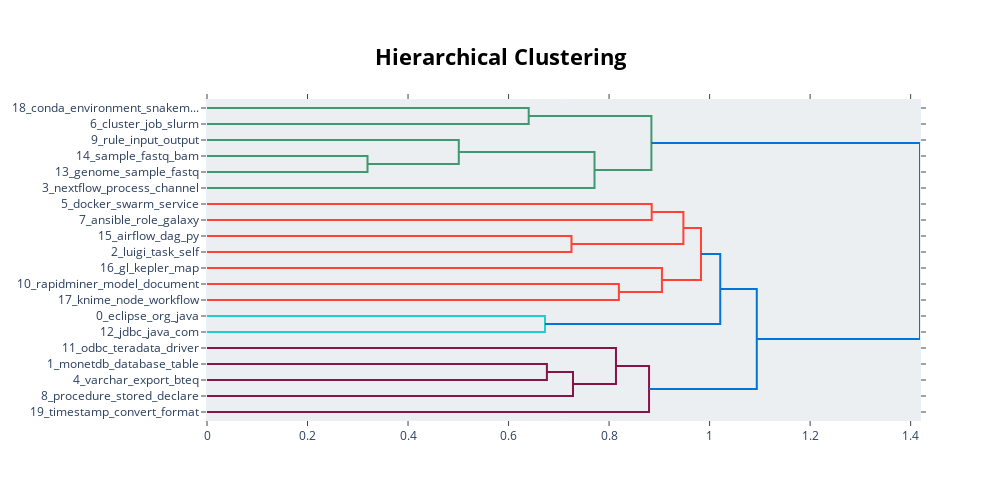

The notebook cell saved with this chart:
### Code cell
# visualize topic hierarchy
model.visualize_hierarchy(top_n_topics=20)

### Figure 1 — Plotly figure (JSON) as saved in the notebook; plotly's stock layout.template omitted (floating-point values rounded to 4 significant figures)
{"data": [{"hoverinfo": "text", "marker": {"color": "rgb(61,153,112)"}, "mode": "lines", "type": "scatter", "x": [0, 0.6401, 0.6401, 0], "xaxis": "x", "y": [-5, -5, -15, -15], "yaxis": "y"}, {"hoverinfo": "text", "marker": {"color": "rgb(61,153,112)"}, "mode": "lines", "type": "scatter", "x": [0, 0.3194, 0.3194, 0], "xaxis": "x", "y": [-35, -35, -45, -45], "yaxis": "y"}, {"hoverinfo": "text", "marker": {"color": "rgb(61,153,112)"}, "mode": "lines", "type": "scatter", "x": [0, 0.501, 0.501, 0.3194], "xaxis": "x", "y": [-25, -25, -40, -40], "yaxis": "y"}, {"hoverinfo": "text", "marker": {"color": "rgb(61,153,112)"}, "mode": "lines", "type": "scatter", "x": [0.501, 0.771, 0.771, 0], "xaxis": "x", "y": [-32.5, -32.5, -55, -55], "yaxis": "y"}, {"hoverinfo": "text", "marker": {"color": "rgb(61,153,112)"}, "mode": "lines", "type": "scatter", "x": [0.6401, 0.8842, 0.8842, 0.771], "xaxis": "x", "y": [-10, -10, -43.75, -43.75], "yaxis": "y"}, {"hoverinfo": "text", "marker": {"color": "rgb(255,65,54)"}, "mode": "lines", "type": "scatter", "x": [0, 0.8848, 0.8848, 0], "xaxis": "x", "y": [-65, -65, -75, -75], "yaxis": "y"}, {"hoverinfo": "text", "marker": {"color": "rgb(255,65,54)"}, "mode": "lines", "type": "scatter", "x": [0, 0.7252, 0.7252, 0], "xaxis": "x", "y": [-85, -85, -95, -95], "yaxis": "y"}, {"hoverinfo": "text", "marker": {"color": "rgb(255,65,54)"}, "mode": "lines", "type": "scatter", "x": [0.8848, 0.9479, 0.9479, 0.7252], "xaxis": "x", "y": [-70, -70, -90, -90], "yaxis": "y"}, {"hoverinfo": "text", "marker": {"color": "rgb(255,65,54)"}, "mode": "lines", "type": "scatter", "x": [0, 0.8195, 0.8195, 0], "xaxis": "x", "y": [-115, -115, -125, -125], "yaxis": "y"}, {"hoverinfo": "text", "marker": {"color": "rgb(255,65,54)"}, "mode": "lines", "type": "scatter", "x": [0, 0.9052, 0.9052, 0.8195], "xaxis": "x", "y": [-105, -105, -120, -120], "yaxis": "y"}, {"hoverinfo": "text", "marker": {"color": "rgb(255,65,54)"}, "mode": "lines", "type": "scatter", "x": [0.9479, 0.9829, 0.9829, 0.9052], "xaxis": "x", "y": [-80, -80, -112.5, -112.5], "yaxis": "y"}, {"hoverinfo": "text", "marker": {"color": "rgb(35,205,205)"}, "mode": "lines", "type": "scatter", "x": [0, 0.6725, 0.6725, 0], "xaxis": "x", "y": [-135, -135, -145, -145], "yaxis": "y"}, {"hoverinfo": "text", "marker": {"color": "rgb(0,116,217)"}, "mode": "lines", "type": "scatter", "x": [0.9829, 1.021, 1.021, 0.6725], "xaxis": "x", "y": [-96.25, -96.25, -140, -140], "yaxis": "y"}, {"hoverinfo": "text", "marker": {"color": "rgb(133,20,75)"}, "mode": "lines", "type": "scatter", "x": [0, 0.6763, 0.6763, 0], "xaxis": "x", "y": [-165, -165, -175, -175], "yaxis": "y"}, {"hoverinfo": "text", "marker": {"color": "rgb(133,20,75)"}, "mode": "lines", "type": "scatter", "x": [0.6763, 0.7282, 0.7282, 0], "xaxis": "x", "y": [-170, -170, -185, -185], "yaxis": "y"}, {"hoverinfo": "text", "marker": {"color": "rgb(133,20,75)"}, "mode": "lines", "type": "scatter", "x": [0, 0.8137, 0.8137, 0.7282], "xaxis": "x", "y": [-155, -155, -177.5, -177.5], "yaxis": "y"}, {"hoverinfo": "text", "marker": {"color": "rgb(133,20,75)"}, "mode": "lines", "type": "scatter", "x": [0.8137, 0.8795, 0.8795, 0], "xaxis": "x", "y": [-166.2, -166.2, -195, -195], "yaxis": "y"}, {"hoverinfo": "text", "marker": {"color": "rgb(0,116,217)"}, "mode": "lines", "type": "scatter", "x": [1.021, 1.094, 1.094, 0.8795], "xaxis": "x", "y": [-118.1, -118.1, -180.6, -180.6], "yaxis": "y"}, {"hoverinfo": "text", "marker": {"color": "rgb(0,116,217)"}, "mode": "lines", "type": "scatter", "x": [0.8842, 1.419, 1.419, 1.094], "xaxis": "x", "y": [-26.88, -26.88, -149.4, -149.4], "yaxis": "y"}], "layout": {"autosize": false, "height": 500, "hoverlabel": {"bgcolor": "white", "font": {"family": "Rockwell", "size": 16}}, "hovermode": "closest", "plot_bgcolor": "#ECEFF1", "showlegend": false, "title": {"font": {"color": "Black", "size": 22}, "text": "<b>Hierarchical Clustering</b>", "x": 0.5, "xanchor": "center", "yanchor": "top"}, "width": 1000, "xaxis": {"mirror": "allticks", "rangemode": "tozero", "showgrid": false, "showline": true, "showticklabels": true, "ticks": "outside", "type": "linear", "zeroline": false}, "yaxis": {"mirror": "allticks", "range": [-200, 0], "rangemode": "tozero", "showgrid": false, "showline": true, "showticklabels": true, "tickmode": "array", "ticks": "outside", "ticktext": ["18_conda_environment_snakem...", "6_cluster_job_slurm", "9_rule_input_output", "14_sample_fastq_bam", "13_genome_sample_fastq", "3_nextflow_process_channel", "5_docker_swarm_service", "7_ansible_role_galaxy", "15_airflow_dag_py", "2_luigi_task_self", "16_gl_kepler_map", "10_rapidminer_model_document", "17_knime_node_workflow", "0_eclipse_org_java", "12_jdbc_java_com", "11_odbc_teradata_driver", "1_monetdb_database_table", "4_varchar_export_bteq", "8_procedure_stored_declare", "19_timestamp_convert_format"], "tickvals": [-5, -15, -25, -35, -45, -55, -65, -75, -85, -95, -105, -115, -125, -135, -145, -155, -165, -175, -185, -195], "type": "linear", "zeroline": false}}}
